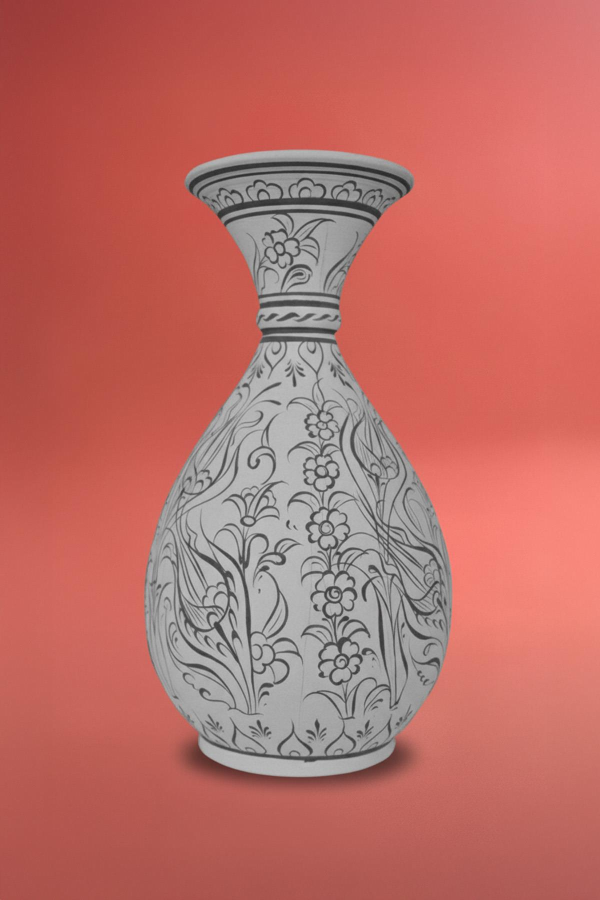
#> input picture data/images/real/fotoğraf.jpg, 1200 x 1800 px (shown at 1/2 size)
$ python -i silhouette.py   (imports and definitions only)
#> lines starting #> are read from the running program, lines starting #| are printed output that depends on the picture; after the words box and inside, x2 and y2 are one past the last pixel; in counts of white or black regions, pixels touching at a corner belong together
#> further down, picture is the input picture: shape (1800, 1200, 3); mean B, G, R 102.5, 109.3, 188.4
"""Siluetten model: dik duran, simetrik bir nesnenin (vazo, şişe, bardak) fotoğrafından
eksen ve yarıçapları çıkarır. Sonuç doğrudan sweep'e verilir.

Varsayımlar (bu ilk sürüm için):
- Fotoğraf nesneye tam önden çekilmiş.
- Nesne dik duruyor ve dönel simetrik (her yüksekliğin kesiti bir daire).
- Arka plan sade (tek renk duvar, masa örtüsü).
"""

import cv2
import numpy as np


def object_mask(img, method="auto", rect=None):
    """Nesneyi arka plandan ayırır. Nesne 255, arka plan 0 olan bir maske döndürür.

    method="auto":    önce arka plan rengine göre ayırmayı dener (hızlı, sade arka planda
                      çok iyi); sonuç anlamsızsa GrabCut'a geçer.
    method="color":   sadece arka plan rengine göre ayır.
    method="grabcut": sadece GrabCut kullan (rect verilebilir).
    """
    if method in ("auto", "color"):
        mask = color_mask(img)
        area = (mask > 0).mean()
        if method == "color" or 0.02 < area < 0.9:
            return mask
    return grabcut_mask(img, rect)


def color_mask(img):
    """Arka planın rengini resmin kenarlarından öğrenir, ondan farklı pikselleri nesne sayar.

    Lab renk uzayını kullanıyoruz: L parlaklık, a ve b renk tonu. Arka plan renkliyse
    (kırmızı, mavi...) sadece renk tonuna bakmak gölgeleri ve parlaklık farklarını yok sayar.
    Arka plan griyse (beyaz duvar) parlaklık da hesaba katılır.
    """
    lab = cv2.cvtColor(cv2.GaussianBlur(img, (5, 5), 0), cv2.COLOR_BGR2LAB).astype(np.float32)
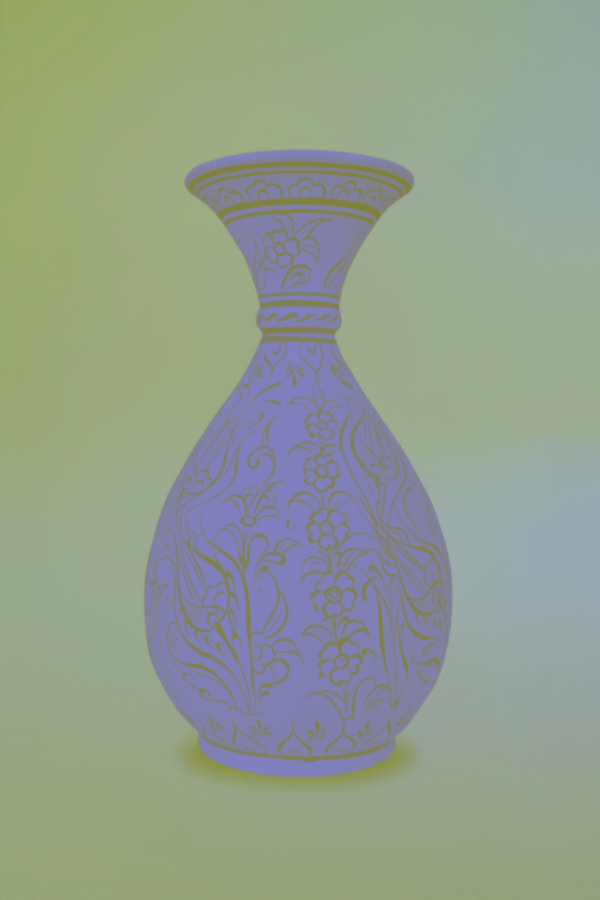
#> lab: shape (1800, 1200, 3) float32 (shown at 1/2 size); mean B, G, R 141.8, 158.5, 149.2
    b = 10                                                     # kenar şeridinin kalınlığı
    border = np.concatenate([lab[:b].reshape(-1, 3), lab[-b:].reshape(-1, 3),
                             lab[:, :b].reshape(-1, 3), lab[:, -b:].reshape(-1, 3)])
    bg = np.median(border, axis=0)
#> bg = [126, 167, 150]

    bg_chroma = np.hypot(bg[1] - 128, bg[2] - 128)            # arka plan ne kadar renkli
#> bg_chroma = 44.78
    channels = slice(1, 3) if bg_chroma > 15 else slice(0, 3)
    dist = np.linalg.norm(lab[:, :, channels] - bg[channels], axis=2)
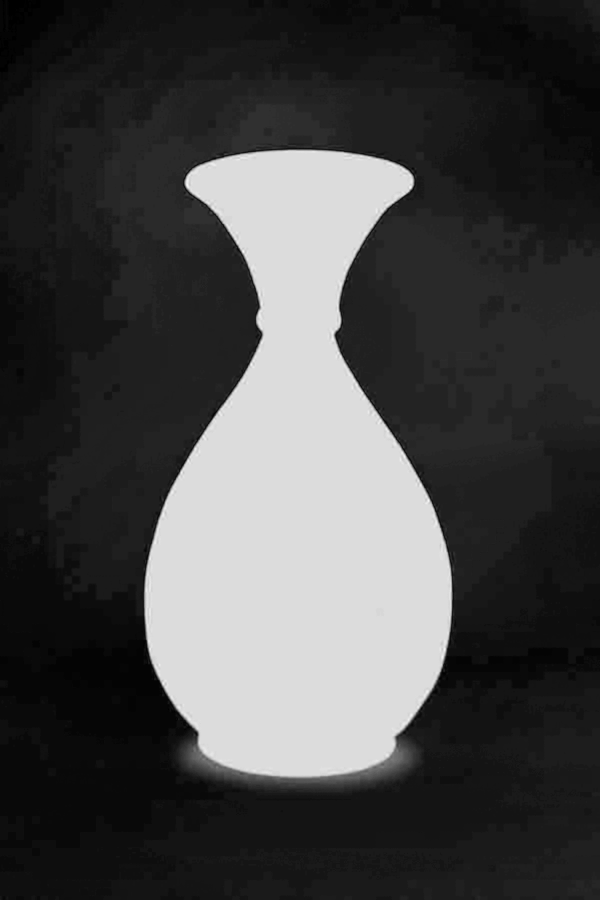
#> dist: shape (1800, 1200) float32 (shown at 1/2 size); min 0, max 51.89, mean 14.3; drawn with min black and max white

    dist8 = cv2.normalize(dist, None, 0, 255, cv2.NORM_MINMAX).astype(np.uint8)
    _, mask = cv2.threshold(dist8, 0, 255, cv2.THRESH_BINARY + cv2.THRESH_OTSU)
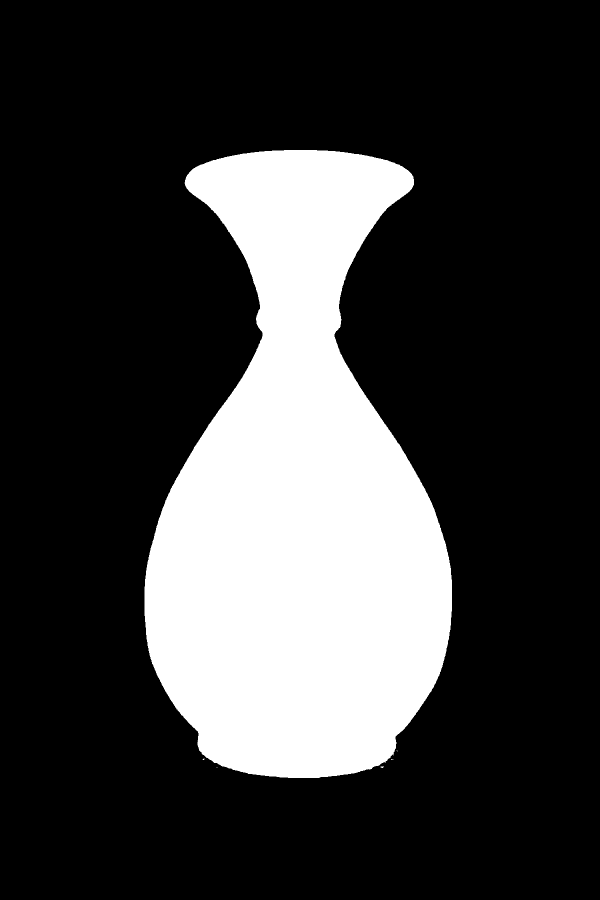
#> mask: shape (1800, 1200) (shown at 1/2 size); 23.4% white; 7 white regions (6 under 20 px), largest, box (x1, y1, x2, y2) and area: (289, 300, 904, 1556) 504615
    return clean_mask(mask)


# [25 lines left out: function grabcut_mask, not called in this run]


def clean_mask(mask):
    """Maskeyi temizler: küçük delikleri kapatır, kırıntıları atar, en büyük parçayı tutar."""
    kernel = cv2.getStructuringElement(cv2.MORPH_ELLIPSE, (7, 7))
    m = cv2.morphologyEx(mask, cv2.MORPH_CLOSE, kernel)
#> m: shape (1800, 1200); 23.4% white; 3 white regions (2 under 20 px), largest, box (x1, y1, x2, y2) and area: (289, 300, 904, 1556) 504705
    m = cv2.morphologyEx(m, cv2.MORPH_OPEN, kernel)
#> m: shape (1800, 1200); 23.4% white; 1 white region, box (x1, y1, x2, y2) and area: (289, 300, 904, 1556) 504634
    count, labels, stats, _ = cv2.connectedComponentsWithStats((m > 0).astype(np.uint8))
#> labels: shape (1800, 1200) int32; values 0 (black) and 1 (white), 23.4% white; 1 white region
#> count = 2; stats = [[0, 0, 1200, 1800, 1655366], [289, 300, 615, 1256, 504634]]
    if count <= 1:
        return np.zeros_like(mask)
    biggest = 1 + np.argmax(stats[1:, cv2.CC_STAT_AREA])   # 0 numara arka plan
#> biggest = 1
    m = np.where(labels == biggest, 255, 0).astype(np.uint8)

    # İçerideki delikleri doldur: dış sınırı bulup içini tamamen boya
    contours, _ = cv2.findContours(m, cv2.RETR_EXTERNAL, cv2.CHAIN_APPROX_NONE)
#> contours = 1 contour; box (x1, y1, x2, y2) and area: (289, 300, 904, 1556) 503042
    filled = np.zeros_like(m)
    cv2.drawContours(filled, contours, -1, 255, thickness=cv2.FILLED)
    return filled


# [42 lines left out: functions row_profile, axis_and_radii_from_mask, not called in this run]

>>> import cv2
>>> picture = cv2.imread('../../data/images/real/fotoğraf.jpg')
>>> result = object_mask(picture)
#> in object_mask, `area = (mask > 0).mean()`: area = 0.234
